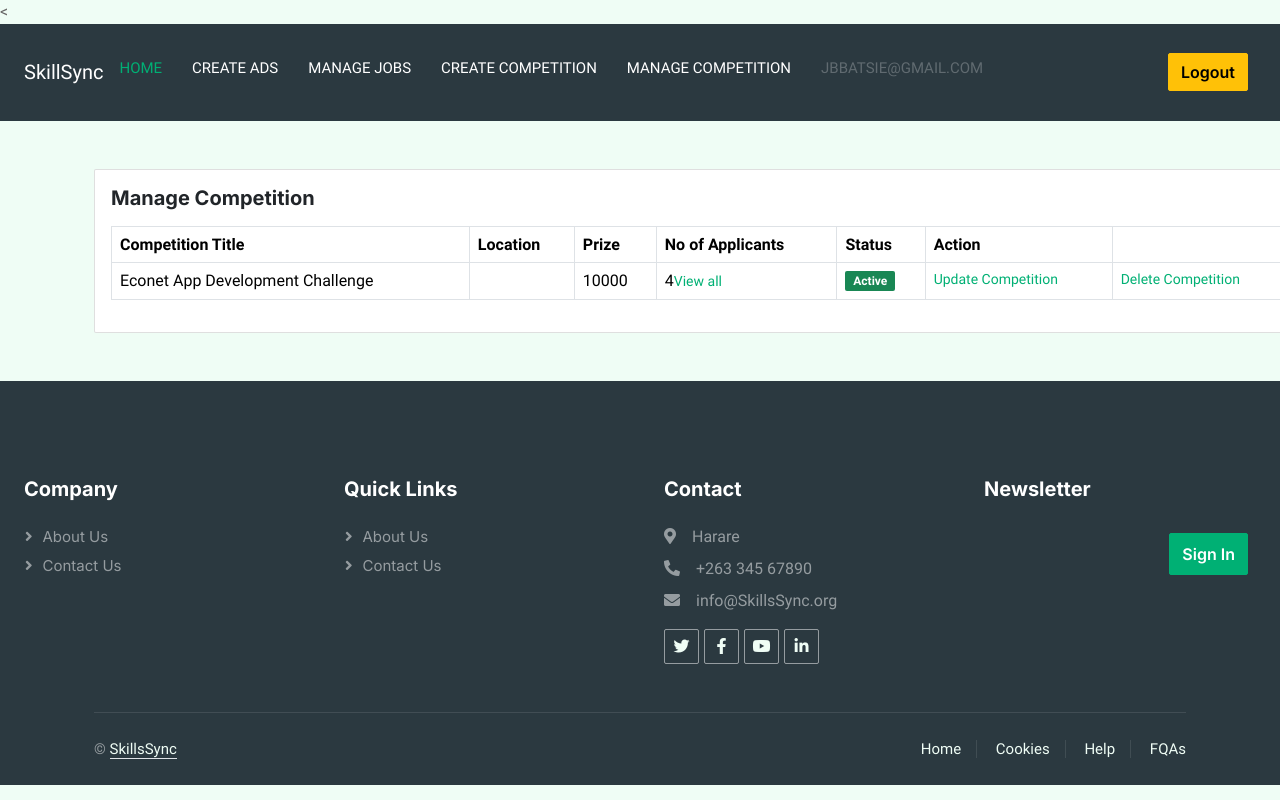
Screenshot of /compete/manage-compete/ (signed in) with the database file from the repository.
### users/models.py (models this page shows)
class User(AbstractUser):
 email = models.EmailField(unique= True)
 is_recruiter = models.BooleanField(default=False)
 is_applicant = models.BooleanField(default=False)
 has_resume = models.BooleanField(default=False)
 has_company = models.BooleanField(default=False)

### compete/models.py (models this page shows, shortened)
class Compete(models.Model):
    compete_type_choices = (
        ('Coding/Programming','Coding/Programming'),
        ('Innovation/Startup','Innovation/Startup'),
        ('Design/UX','Design/UX')
    )
    user = models.ForeignKey(User, on_delete = models.CASCADE)
    company = models.ForeignKey(Company, on_delete = models.CASCADE)
    title = models.CharField(max_length=100)
    city = models.CharField(max_length= 100)
    salary = models.PositiveIntegerField(default =35000 )
    requirements = models.TextField()
    ideal_candidate = models.TextField()
    is_available = models.BooleanField(default=True) # if compete is available or not
    timestamp = models.DateTimeField(auto_now_add=True)
    industry = models.ForeignKey(Industry, on_delete = models.DO_NOTHING, null = True, blank = True)
    province = models.ForeignKey(Province, on_delete= models.DO_NOTHING, null = True, blank= True)
    compete_type = models.CharField(max_length=20, choices = compete_type_choices, null = True, blank = True)

### compete/views.py (the view)
# urls.py: path('manage-compete/', views.manage_compete, name ='manage-compete'),
def manage_compete(request):
    compete = Compete.objects.filter(user=request.user, company = request.user.company)
    context = {'compete':compete}
    return render(request, 'compete/manage_compete.html',context)

### templates/compete/manage_compete.html
<{% extends 'base.html'%}
{%block content%}
<div  class="card mx-auto" style="width:76rem;">
    <div class="card-body">
      <h5 class = "card-title mb-3">Manage Competition</h5>
        <table class="table table-bordered">
          <thead>
          <tr>
     <th scope="col">Competition Title</th>
        <th scope="col">Location</th>
          <th scope="col">Prize</th>
             <th scope="col">No of Applicants</th>
                   <th scope="col">Status</th>
                        <th scope="col">Action</th>
          </tr>
        </thead>
        <tbody>
          {% for compete in compete %}
          <tr>
            <td>{{compete.title}}</td>
            <td>{{compete.location}}</td>
            <td>{{compete.salary}}</td>
            <td>{{compete.applycompete_set.all.count}}<a href="{% url 'all-applicants' compete.pk %}"><small>View all</small></a></td>
            {% if compete.is_available %}
            <td><span class="badge bg-success">Active</span></td>
            {% else %}
            <td><span class="badge bg-warning">Not Active</span></td>
            {% endif %}
            <td><a href="{% url 'update-compete' compete.pk %}"><small>Update Competition</small></a></td>
            <td><a href="{% url 'delete-compete' compete.pk %}"><small>Delete Competition</small></a></td>
          </tr>
          {% endfor %}
        </tbody>
      </table>
    </div>
    </div>
{% endblock content%}

### templates/base.html (shortened to what this page needs)
<!DOCTYPE html>
<html lang="en">
<head>
    <link href="css/style.css" rel="stylesheet">
    <link rel="stylesheet" href="https://cdnjs.cloudflare.com/ajax/libs/font-awesome/5.15.4/css/all.min.css">
    <link href="https://cdn.jsdelivr.net/npm/bootstrap@5.3.2/dist/css/bootstrap.min.css" rel="stylesheet">
    <link href="https://cdnjs.cloudflare.com/ajax/libs/font-awesome/5.10.0/css/all.min.css" rel="stylesheet">
    <link href="https://cdn.jsdelivr.net/npm/bootstrap-icons@1.4.1/font/bootstrap-icons.css" rel="stylesheet">
    <link href="lib/animate/animate.min.css" rel="stylesheet">
    <link href="lib/owlcarousel/assets/owl.carousel.min.css" rel="stylesheet">
    <link href="css/bootstrap.min.css" rel="stylesheet">
    <link href="css/style.css" rel="stylesheet">
</head>
<body>
    <nav class="navbar navbar-expand-lg navbar-dark bg-dark">
        <div class="container-fluid">
            <a class="navbar-brand" href="{% url 'home'%}">SkillSync</a>
            <div class="collapse navbar-collapse" id="navbarSupportedContent" >
                {% if request.user.is_authenticated%}
                {% if request.user.is_applicant %}
                <ul class="navbar-nav me-auto mb-2 mb-lg0">
                    <li class="nav-item"><a class="nav-link active" aria-current="page" href="{% url 'dashboard' %}">Home</a>
                    </li>
                    {% if request.user.has_resume%}
                    <li class="nav-item">
                        <a class="nav-link " href="{% url 'job-listing' %}">Apply to Jobs</a>
                    </li>
                    <li class="nav-item"><a class="nav-link active" aria-current="page" href="{% url 'applied-jobs' %}">Manage Job Applications</a>
                    </li>
                    <li class="nav-item">
                        <a class="nav-link " href="{% url 'compete-listing' %}">Compete</a>
                    </li>
                    <li class="nav-item"><a class="nav-link active" aria-current="page" href="{% url 'applied-compete' %}">Applied Competitions</a>
                    </li>
                    {% else %}
                    <li class="nav-item">
                        <a class="nav-link " href="{% url 'update-resume' %}">Create Profile</a>
                    {% endif %}
                    <li class="nav-item">
                        <a class="nav-link disabled" href="a" tabindex="-1" aria-disabled="true">{{request.user.email}}</a>
                    </li>
                </ul>
                <a href="{%url 'logout'%}" class="btn btn-warning me-2 ">Logout</a>
                {% elif request.user.is_recruiter%}
                <ul class="navbar-nav me-auto mb-2 mb-lg0">
                    <li class="nav-item"><a class="nav-link active" aria-current="page" href="a">Home</a>
                    </li>
                    {% if request.user.has_company  %}
                    <li class="nav-item">
                        <a class="nav-link " href="{%url 'create-job'%}">Create Ads</a>
                    </li>
                    <li class="nav-item">
                        <a class="nav-link " href="{%url 'manage-jobs'%}">Manage Jobs</a>
                    </li>
                    <li class="nav-item">
                        <a class="nav-link " href="{%url 'create-compete'%}">Create Competition</a>
                    </li>
                    <li class="nav-item">
                        <a class="nav-link " href="{%url 'manage-compete'%}">Manage Competition</a>
                    </li>
                    {% else %}
                <li class="nav-item">
                    <a class="nav-link disabled" href="a" tabindex="-1" aria-disabled="true">{{request.user.email}}</a>
                </li>
                </ul>
                <a href="{%url 'logout'%}" class="btn btn-warning me-2 ">Logout</a>
                {% endif %}
                {% else  %}
                <ul class="navbar-nav me-auto mb-2 mb-lg0">
                    <li class="nav-item">
                        <a class="nav-link active" aria-current="page" href="{% url 'job-listing' %}">All Jobs</a>
                    </li>
                        </ul>
                {%endif%}
            </div>
        </div>
    </nav>
    <div class="container mt-5">
        {% block content%}
        {% endblock content%}
    </div>
<footer class="container-fluid bg-dark text-white-50 footer pt-5 mt-5 wow fadeIn" data-wow-delay="0.1s">
    <div class="ccontainer py-5 ">
        <div class="row g-5">
            <div class="col-lg-3 col-md-6">
                <h5 class="text-white mb-4">Company</h5>
                <a class="btn btn-link text-white-50" href="">About Us</a>
                <a class="btn btn-link text-white-50" href="">Contact Us</a>
            </div>
            <div class="col-lg-3 col-md-6">
                <h5 class="text-white mb-4">Quick Links</h5>
                <a class="btn btn-link text-white-50" href="">About Us</a>
                <a class="btn btn-link text-white-50" href="">Contact Us</a>
            </div>
            <div class="col-lg-3 col-md-6">
                <h5 class="text-white mb-4">Contact</h5>
                <p class="mb-2"><i class="fa fa-map-marker-alt me-3"></i>Harare</p>
                <p class="mb-2"><i class="fa fa-phone-alt me-3"></i>+263 345 67890</p>
                <p class="mb-2"><i class="fa fa-envelope me-3"></i>info@SkillsSync.org</p>
                <div class="d-flex pt-2">
                    <a class="btn btn-outline-light btn-social" href=""><i class="fab fa-twitter"></i></a>
                    <a class="btn btn-outline-light btn-social" href=""><i class="fab fa-facebook-f"></i></a>
                    <a class="btn btn-outline-light btn-social" href=""><i class="fab fa-youtube"></i></a>
                    <a class="btn btn-outline-light btn-social" href=""><i class="fab fa-linkedin-in"></i></a>
                </div>
            </div>
            <div class="col-lg-3 col-md-6">
                <h5 class="text-white mb-4">Newsletter</h5>
                <div class="position-relative mx-auto" style="max-width: 400px;">
                    <a href="{%  url  'login'%}" type="button" class="btn btn-primary py-2 position-absolute top-0 end-0 mt-2 me-2">Sign In</a>
                </div>
            </div>
        </div>
    </div>
    <div class="container">
        <div class="copyright">
            <div class="row">
                <div class="col-md-6 text-center text-md-start mb-3 mb-md-0">
                    &copy; <a class="border-bottom" href="#">SkillsSync</a>
                </div>
                <div class="col-md-6 text-center text-md-end">
                    <div class="footer-menu">
                        <a href="">Home</a>
                        <a href="">Cookies</a>
                        <a href="">Help</a>
                        <a href="">FQAs</a>
                    </div>
                </div>
            </div>
        </div>
    </div>
</footer>
</body>
</html>

### css/style.css (style rules this page uses)
:root { --primary: #00B074; --secondary: #2B9BFF; --light: #EFFDF5; --dark: #2B3940; }
.btn { font-family: 'Inter', sans-serif; font-weight: 600; transition: .5s; }
.btn.btn-primary, .btn.btn-secondary { color: #FFFFFF; }
.navbar-dark .navbar-nav .nav-link, .navbar-light .navbar-nav .nav-link { margin-right: 30px; padding: 25px 0; color: #FFFFFF; font-size: 15px; text-transform: uppercase; outline: none; }
.navbar-dark .navbar-nav .nav-link:hover, .navbar-dark .navbar-nav .nav-link.active, .navbar-light .navbar-nav .nav-link:hover, .navbar-light .navbar-nav .nav-link.active { color: var(--primary); }
.footer .btn.btn-social { margin-right: 5px; width: 35px; height: 35px; display: flex; align-items: center; justify-content: center; color: var(--light); border: 1px solid rgba(255,255,255,0.5); border-radius: 2px; transition: .3s; }
.footer .btn.btn-link { display: block; margin-bottom: 5px; padding: 0; text-align: left; font-size: 15px; font-weight: normal; text-transform: capitalize; transition: .3s; }
.footer .btn.btn-link::before { position: relative; content: "\f105"; font-family: "Font Awesome 5 Free"; font-weight: 900; margin-right: 10px; }
.footer .copyright { padding: 25px 0; font-size: 15px; border-top: 1px solid rgba(256, 256, 256, .1); }
.footer .copyright a { color: var(--light); }
.footer .footer-menu a { margin-right: 15px; padding-right: 15px; border-right: 1px solid rgba(255, 255, 255, .1); }
.footer .footer-menu a:last-child { margin-right: 0; padding-right: 0; border-right: none; }

### rows the page displays
User: user.email "JBBATSIE@GMAIL.COM"
Compete: title "Econet App Development Challenge", salary "10000", applycompete_set.all.count "4", is_available "Active"
